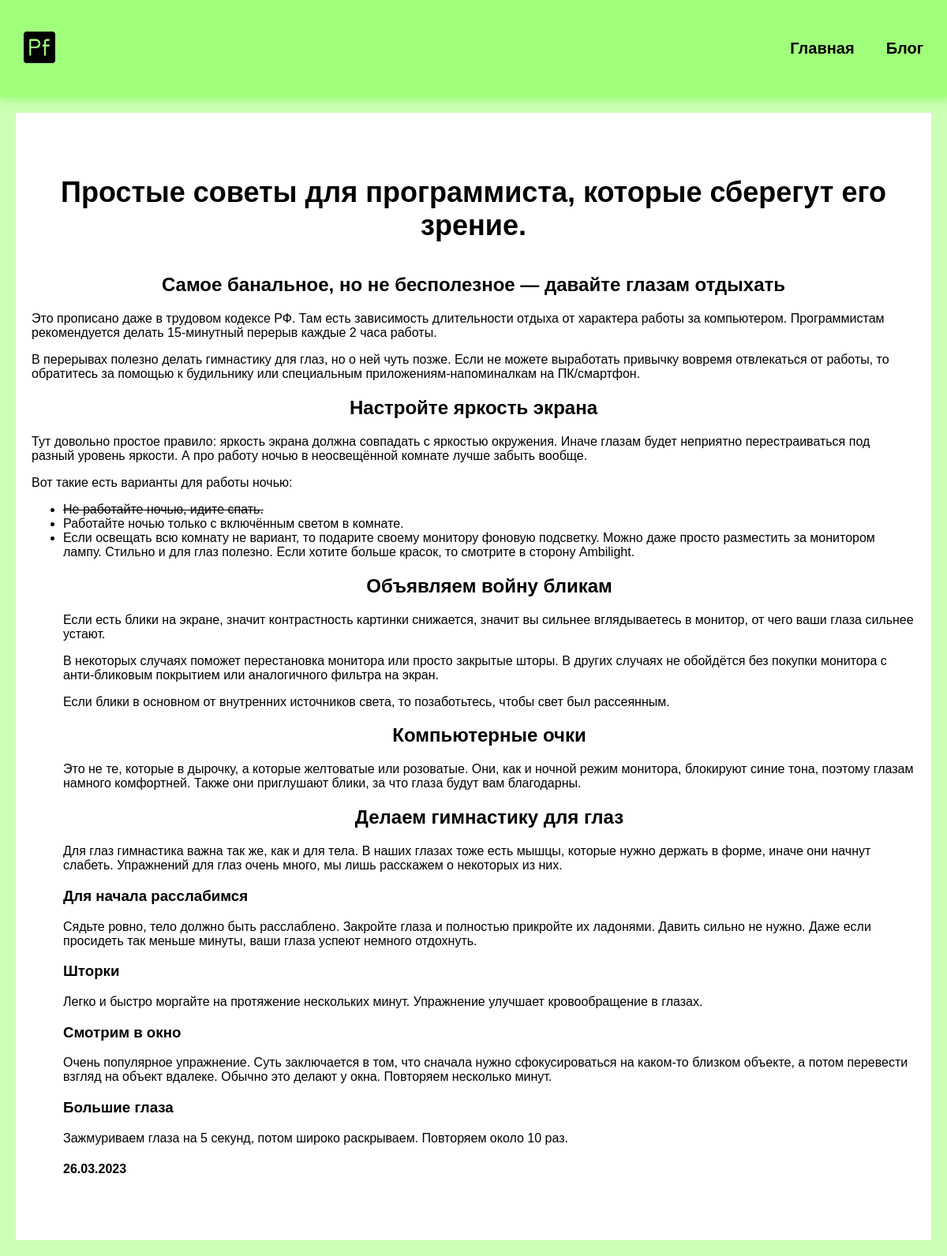
The app's page /blog/2/ with its own data.
### blog/models.py (models this page shows, shortened)
class Blog(models.Model):
    title = models.CharField(max_length=200)
    description = models.TextField()
    date = models.DateField()

### blog/views.py (the view)
# urls.py: path('<int:blog_id>/', views.detail , name='detail'),
def detail(request, blog_id):
    blog = get_object_or_404(Blog, pk=blog_id)
    return render(request, 'blog/details.html', {'blog': blog})

### blog/templates/blog/details.html
{% extends 'skills/base.html' %}
{% block content %}
<div class="detail">
    <h1>{{ blog.title }}</h1>
    {{ blog.description|safe }}
    <h4>{{ blog.date | date:'d.m.Y' }}</h4>
</div>
{% endblock %}

### skills/static/css/style.css (style rules this page uses)
body { background: #cbffb6; padding: 0; margin: 0; font-family: Arial, Helvetica, sans-serif; }
.content h1 { text-align: center; margin: 60px 0 40px; font-size: 36px; }
.wrap h2 { text-align: center; }
.detail { background: white; padding: 20px 20px 60px 20px; box-sizing: border-box; }

### records on screen
Blog: title "Простые советы для программиста, которые сберегут его зрение.", description "Самое банальное, но не бесполезное — давайте глазам отдыхать Это прописано даже в трудовом кодексе РФ. Там есть зависимость длительности отдыха от характера работы за компьютером. Программистам рекомендуется делать 15-минутный перерыв каждые 2 часа работы. В перерывах полезно делать гимнастику для глаз, но о ней чуть позже. Если не можете выработать привычку вовремя отвлекаться от работы, то обратитесь за помощью к будильнику или специальным приложениям-напоминалкам на ПК/смартфон. Настройте яркость экрана Тут довольно простое правило: яркость экрана должна совпадать с яркостью окружения. Иначе глазам будет неприятно перестраиваться под разный уровень яркости. А про работу ночью в…", date "26.03.2023"
